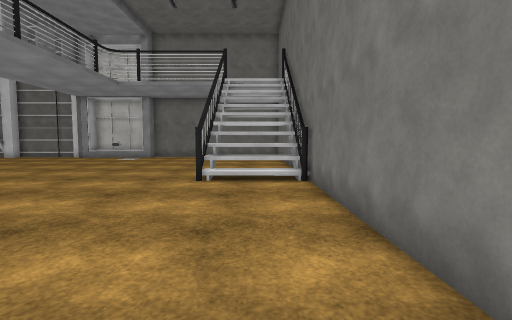
view 1 (above)

16 first-person views from a walk through a scene from a Unity 3-D project. The camera is 1.2 m above the floor, tilts 4° down and sees 85° across. The floor is counted in squares, 1 m on a side. Each view is taken from the middle of a square. On the plan, view 1 faces up. The plan holds only what a view shows up to about 13 squares ahead; the rest is blank. The place goes on beyond the plan. The player is left out. Surface patterns are stand-ins for the level's own textures.

view 2
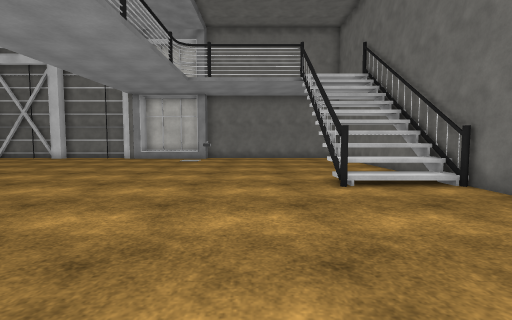

view 3
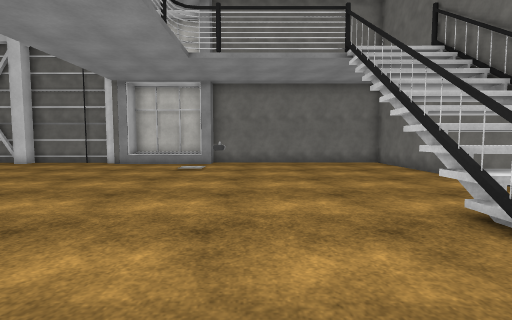

view 4
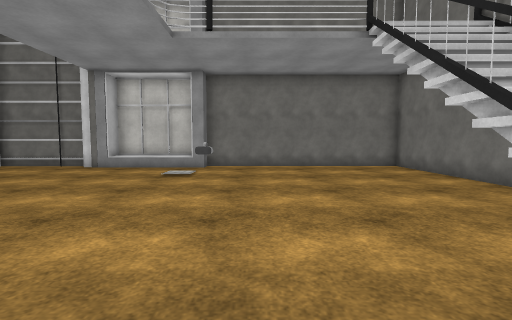

view 5
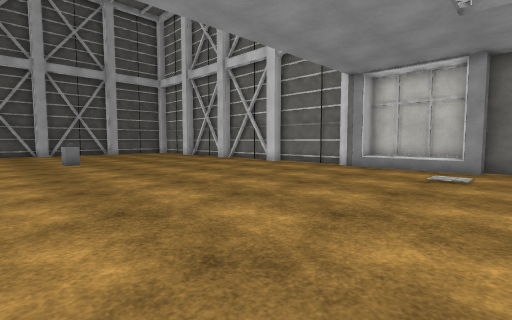

view 6
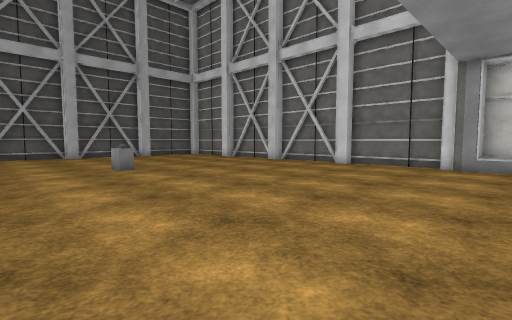

view 7
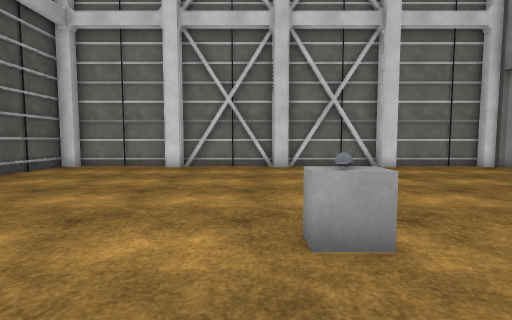

view 8
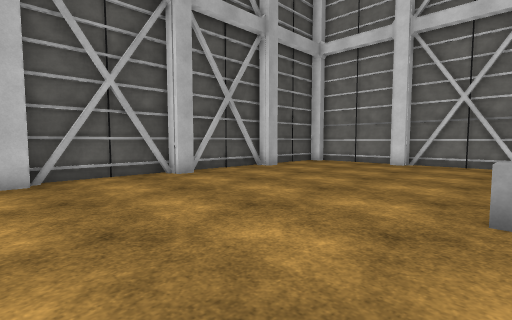

view 9
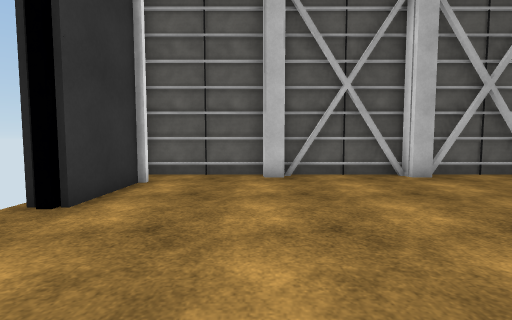

view 10
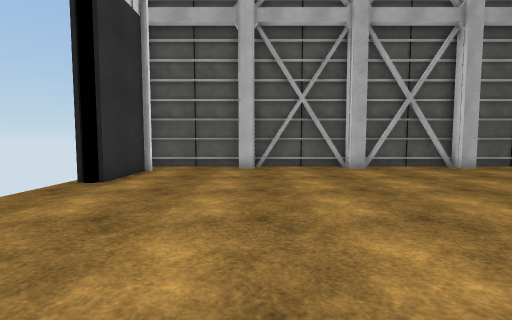

view 11
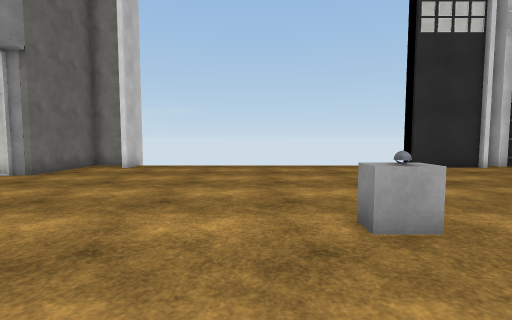

view 12
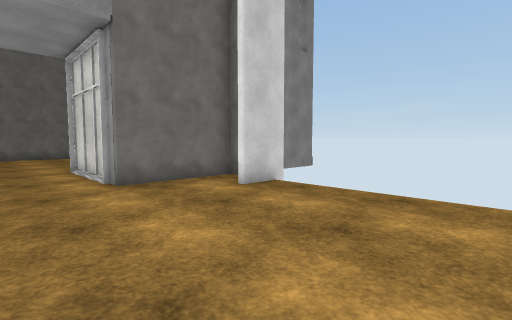

view 13
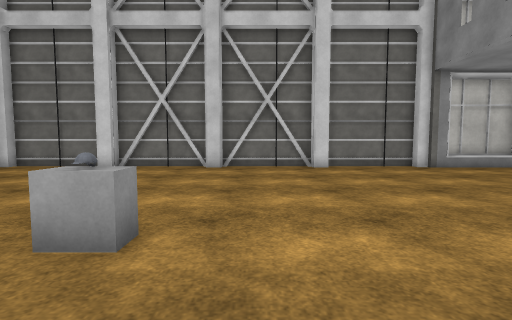

view 14
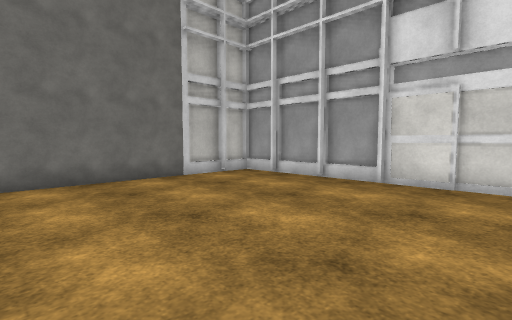

view 15
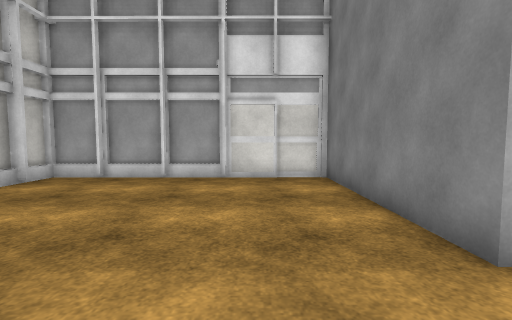

view 16
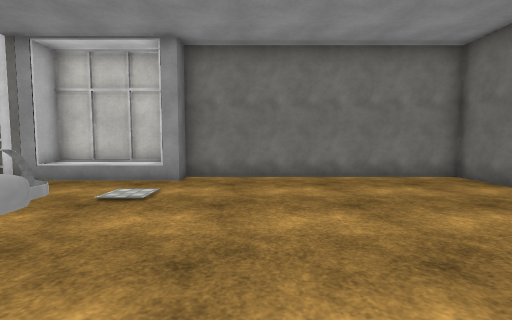

### Floor plan
Key: @ floor where view 1 was taken; # wall or solid block; . floor; / step, stairs or slope; v drop or lower ground; O other object.
Columns run from 32 left of view 1 to 2 right of it. Each row starts with its distance up from view 1.
 20 ###################################
 19 #.................................#
 18 #.................................#
 17 #.................................#
 16 #.................................#
 15 ##................................#
 14 #.................................#
 13 #.................................#
 12 #.........................O...././#
 11 ##............................#///#
 10 ##........O...................v///#
  9 #.............................v///#
  8 #.............................#...#
  7 #.................................#
  6 ##................................#
  5 ##................................#
  4 #...................######........#
  3 #...................#    #........#
  2 #.####..............#    #........#
  1 ###  #............#.#    #........#
  0                   ###    #......@.#
 -1                          #........#
 -2                          ##########

Positions as (right, up) in squares from view 1, and headings:
1: (0, 0), facing up
2: (-4, 1), facing up
3: (-5, 5), facing up
4: (-5, 7), facing up
5: (-6, 7), facing up-left
6: (-10, 6), facing up-left
7: (-23, 7), facing up
8: (-22, 5), facing up-left
9: (-22, 5), facing left
10: (-19, 6), facing left
11: (-20, 14), facing down
12: (-20, 7), facing down-right
13: (-20, 7), facing up
14: (-7, 6), facing down-right
15: (-5, 7), facing down
16: (-5, 11), facing up
